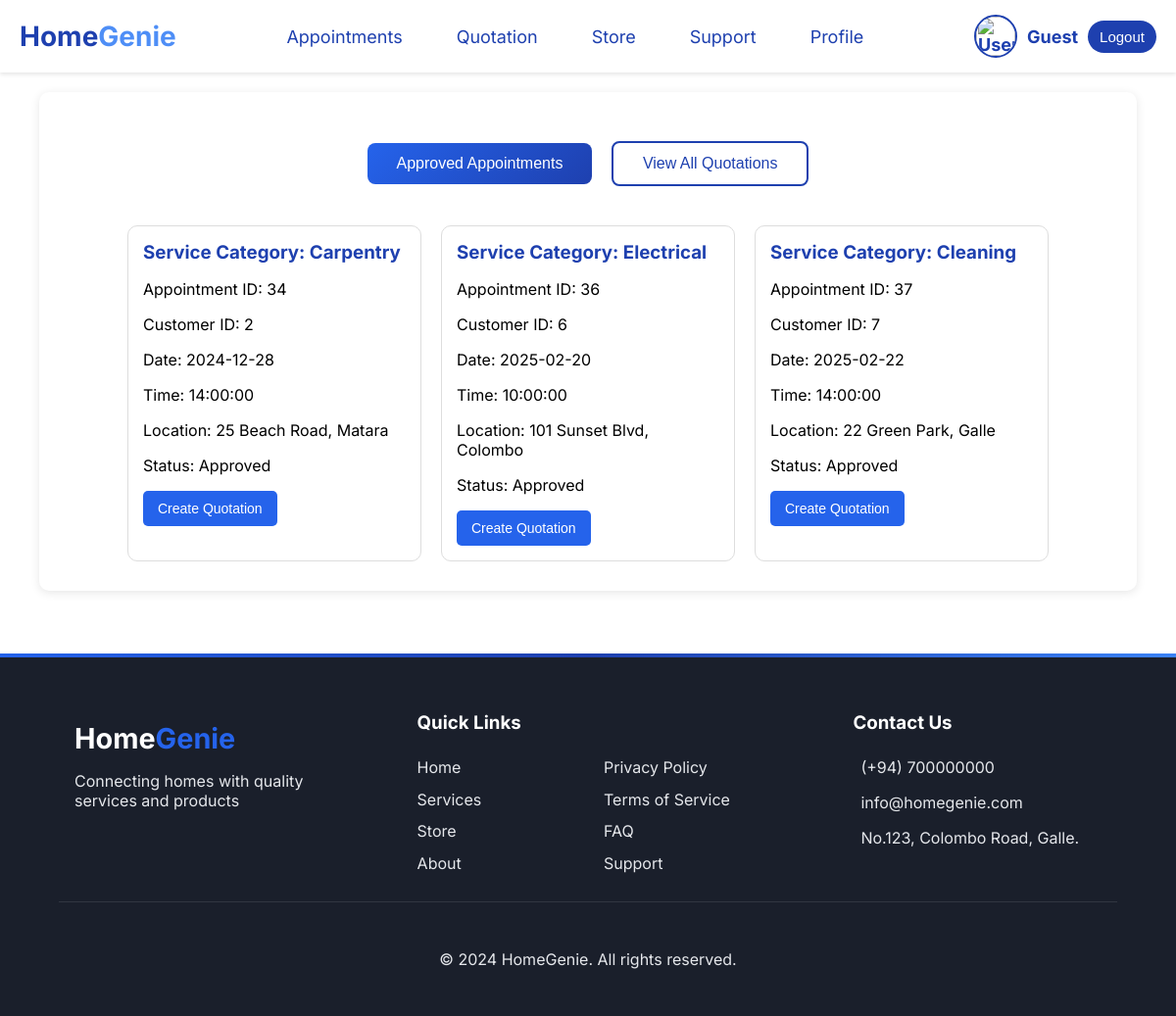
The page /ServiceProviderController/quotation on the database its author committed.
### tables this page shows
CREATE TABLE `appointments` (
  `appointment_id` int(11) NOT NULL,
  `customer_id` int(11) NOT NULL,
  `service_provider_id` int(11) NOT NULL,
  `service_category` varchar(100) NOT NULL,
  `description` text NOT NULL,
  `appointment_date` date NOT NULL,
  `appointment_time` time NOT NULL,
  `location` varchar(255) NOT NULL,
  `status` varchar(50) DEFAULT 'Pending',
  `created_at` timestamp NOT NULL DEFAULT current_timestamp(),
  `updated_at` timestamp NOT NULL DEFAULT current_timestamp() ON UPDATE current_timestamp()
);

### app/controllers/ServiceProviderController.php (called while the page is built, shortened)
<?php
class ServiceProviderController extends Controller
{
    private $QuotationSVPModel;
    public function __construct()
    {
        $this->QuotationSVPModel = $this->model('QuotationSVPModel');
    }
    public function quotation()
    {
        $results1 = $this->QuotationSVPModel->getAllQuotations();
        $results = $this->QuotationSVPModel->getAllAppointments();
        $quotation_appointment_ids = array_map(function ($quote) {
            return $quote->appointment_id;
        }, $results1);
        $filteredAppointments = array_filter($results, function ($appointment) use ($quotation_appointment_ids) {
            return !in_array($appointment->appointment_id, $quotation_appointment_ids);
        });
        $filteredAppointments = array_values($filteredAppointments);
        $this->view('ServiceProvider/quotations', data: $filteredAppointments);
    }
}

### app/libraries/Core.php (called while the page is built, shortened)
<?php
class Core {
    protected $currentMethod = 'index';
    public function __construct() {
        $url = $this->getURL();
        if (isset($url[0]) && file_exists('../app/controllers/' . ucwords($url[0]) . '.php')) {
            unset($url[0]);
        }
        $this->currentController = new $this->currentController;
        if (isset($url[1]) && method_exists($this->currentController, $url[1])) {
            $this->currentMethod = $url[1];
            unset($url[1]);
        }
        $this->params = $url ? array_values($url) : [];
        call_user_func_array([$this->currentController, $this->currentMethod], $this->params);
    }
    public function getURL() {
        if (isset($_GET['url'])) {
            $url = rtrim($_GET['url'], '/');
            $url = filter_var($url, FILTER_SANITIZE_URL);
            return explode('/', $url);
        }
        return [];
    }
}

### public/index.php (called while the page is built, shortened)
<?php
   $init = new Core();
?>

### app/libraries/Database.php (called while the page is built, shortened)
<?php
class Database{
    private $host = DB_HOST;
    private $user = DB_USER;
    private $password = DB_PASSWORD;
    private $dbname = DB_NAME;
    private $dbh;
    private $statement;
    public function __construct(){
        $dsn = 'mysql:host='.$this->host.';dbname='.$this->dbname;
        $options = array(
            PDO::ATTR_PERSISTENT => true,
            PDO::ATTR_ERRMODE => PDO::ERRMODE_EXCEPTION
        );
        try {
            $this->dbh = new PDO($dsn, $this->user, $this->password, $options);
        } catch (PDOException $e) {
            $this->error = $e->getMessage();
            echo $this->error;
        }
    }
    public function query($sql){
        $this->statement = $this->dbh->prepare($sql);
    }
    public function execute(){
        return $this->statement->execute();
    }
    public function resultSet(){
        $this->execute();
        return $this->statement->fetchAll(PDO::FETCH_OBJ);
    }
}

### app/models/QuotationSVPModel.php (called while the page is built, shortened)
<?php
class QuotationSVPModel
{
  private $db;
  public function __construct()
  {
    $this->db = new Database();
  }
  public function getAllAppointments()
  {
    $query = "
            SELECT a.appointment_id, a.customer_id, a.service_category, a.appointment_date, a.appointment_time, a.location, a.status
            FROM appointments a
            WHERE a.status = 'Approved'";
    $this->db->query($query);
    return $this->db->resultset();
  }
  public function getAllQuotations()
  {
    $query = "
            SELECT a.appointment_id
            FROM quotations a";
    $this->db->query($query);
    return $this->db->resultset();
  }
}

### app/views/ServiceProvider/quotations.php (the view, shortened to what this page needs)
<?php require_once APPROOT . '/views/ServiceProvider/navbar_svp.php';
$user_id = isset($_SESSION['user_id']) ? $_SESSION['user_id'] : null; ?>
<!DOCTYPE html>
<html lang="en">
<head>
  <link rel="stylesheet" href="<?php echo URLROOT; ?>/public/css/SVP/SVP_quotations.css">
</head>
<body>
  <div class="container">
    <div class="button1-group" style="text-align: center; margin-top: 30px;margin-bottom: 20px;">
      <button class="btn1" onclick="showAppointments()"
        style="color: white; background: linear-gradient(135deg, #2563eb, #1e40af); padding: 12px 30px; font-size: 16px; border: none; border-radius: 8px; cursor: pointer; transition: all 0.3s ease;">
        Approved Appointments
      </button>
      <button class="btn1" onclick="showQuotations()"
        style="color: #1e40af; background-color: white; padding: 12px 30px; font-size: 16px; border: 2px solid #1e40af; border-radius: 8px; cursor: pointer; transition: all 0.3s ease; margin-left: 15px;">
        View All Quotations
      </button>
    </div>
    <div id="appointments-section">
      <div class="appointments-container" style="justify-content: center;margin-top: 30px;">
        <?php if (!empty($data)): ?>
          <?php foreach ($data as $item): ?>
            <div class="card">
              <h3>Service Category: <?php echo htmlspecialchars($item->service_category); ?></h3>
              <p>Appointment ID: <?php echo htmlspecialchars($item->appointment_id); ?></p>
              <p>Customer ID: <?php echo htmlspecialchars($item->customer_id); ?></p>
              <p>Date: <?php echo htmlspecialchars($item->appointment_date); ?></p>
              <p>Time: <?php echo htmlspecialchars($item->appointment_time); ?></p>
              <p>Location: <?php echo htmlspecialchars($item->location); ?></p>
              <p>Status: <?php echo htmlspecialchars($item->status); ?></p>
              <button class="btn" style="color: white;" data-id="<?php echo $item->appointment_id; ?>"
                onclick="createQuotation(<?php echo $item->appointment_id; ?>)">
                Create Quotation
              </button>
            </div>
          <?php endforeach; ?>
        <?php else: ?>
          <p>No approved appointments available.</p>
        <?php endif; ?>
      </div>
    </div>
  </div>
</body>
</html>
<?php
require_once APPROOT . '/views/ServiceProvider/footer_svp.php';
?>

### public/css/SVP/SVP_quotations.css (style rules this page uses)
:root { --body-color: #ffffff; --main-color: #1e40af; --primary-color: #2563eb; --primary-color-light: #ffffff; --light-green: #3b82f6; --toggle-color: #DDD; --text-color: #ffffff; --black: #000; }
.container { width: 90%; max-width: 1200px; margin: 20px auto; padding: 20px; background-color: var(--primary-color-light); border-radius: 10px; box-shadow: 0 2px 10px rgba(0, 0, 0, 0.1); }
.card { border: 1px solid var(--toggle-color); border-radius: 10px; padding: 15px; margin: 10px 0; background-color: var(--primary-color-light); width: 100%; max-width: 300px; box-sizing: border-box; transition: transform 0.2s; }
.card h3 { margin: 0; color: var(--main-color); }
.btn { background-color: var(--primary-color); color: var(--text-color); border: none; border-radius: 5px; padding: 10px 15px; cursor: pointer; font-size: 14px; transition: background-color 0.3s; }
.appointments-container, .quotations-container { display: flex; flex-wrap: wrap; gap: 20px; justify-content: flex-start; }
.button1-group button { transition: transform 0.3s ease, box-shadow 0.3s ease; }

### app/views/ServiceProvider/navbar_svp.php (style rules this page uses)
:root { --body-color: #ffffff; --main-color: #1e40af; --primary-color: #2563eb; --primary-color-light: #ffffff; --light-green: #3b82f6; --toggle-color: #DDD; --text-color: #ffffff; --black: #000; --hover-color: rgba(38, 99, 235, 0.1); --shadow-color: rgba(0, 0, 0, 0.1); }
body { font-family: 'Inter', sans-serif; margin: 0; padding: 0; background-color: var(--body-color); color: var(--black); }

### app/views/ServiceProvider/footer_svp.php (style rules this page uses)
:root { --primary-color: #2563eb; --secondary-color: #1e40af; --accent-color: #3b82f6; --text-color: #1f2937; --light-bg: #f3f4f6; --white: #ffffff; --transition: all 0.3s ease; --footer-bg: #1a1f2b; --footer-text: #e5e7eb; }

### rows shown on the page
appointments: service_category "Carpentry", appointment_id "34", customer "2", appointment_date "2024-12-28", appointment_time "14:00:00", location "25 Beach Road, Matara", status "Approved"
appointments: service_category "Electrical", appointment_id "36", customer "6", appointment_date "2025-02-20", appointment_time "10:00:00", location "101 Sunset Blvd, Colombo", status "Approved"
appointments: service_category "Cleaning", appointment_id "37", customer "7", appointment_date "2025-02-22", appointment_time "14:00:00", location "22 Green Park, Galle", status "Approved"
